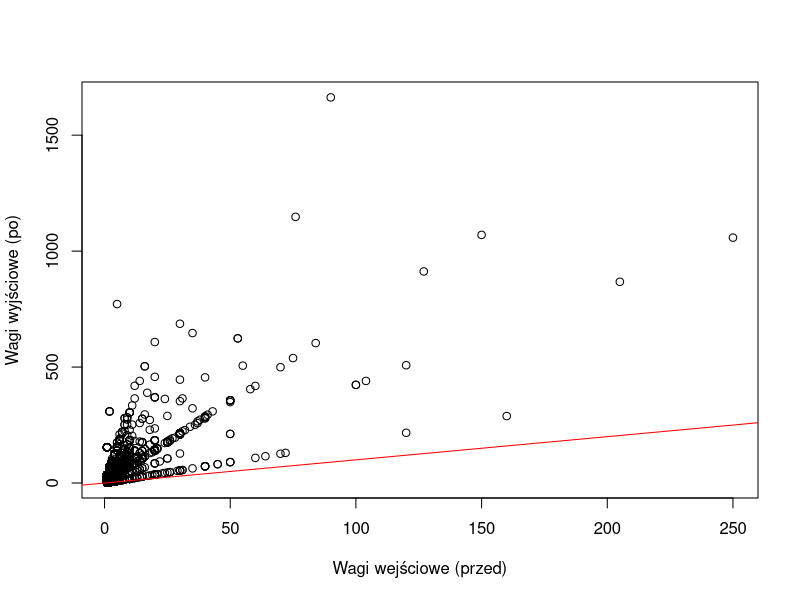
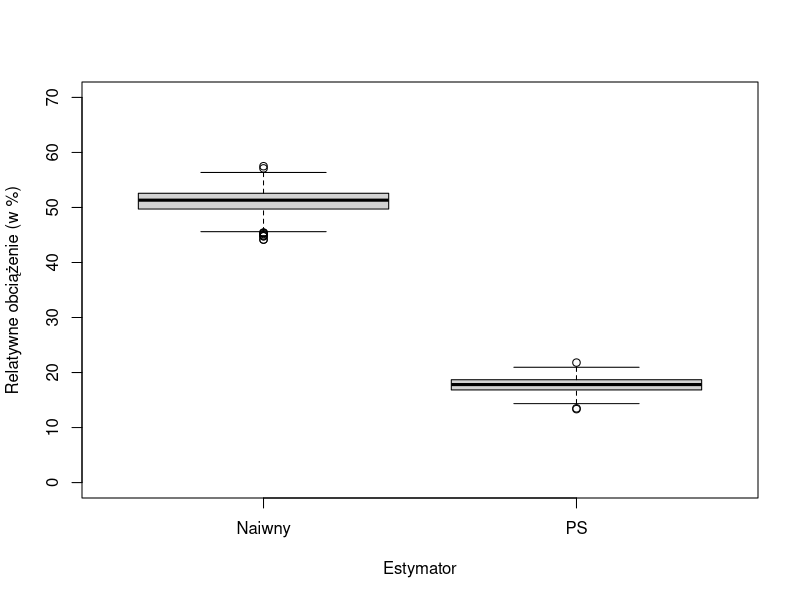

Here is the R script that generated these plots, in order:
## ---- chunk 1
library(tidyverse)
library(knitr)
library(survey)
library(Hmisc) ## wtd.var to calculate weighted variance
## ---- chunk 2
dane <- read_csv("../data/popyt-zajecia-dane.csv")
## ---- chunk 3
kable(head(dane))
## ---- chunk 4
dane |>
  filter(!is.na(id_popyt)) |>
  count(klasa_pr, wt = wolne_miejsca*waga, name = "N") -> pop_data

## ---- chunk 5
kable(pop_data)
## ---- chunk 6
dane |>
  filter(!is.na(id_cbop)) |> 
  group_by(klasa_pr) |>
  summarise(y = weighted.mean(jedna_zmiana, wolne_miejsca_cbop),
            y_var = wtd.var(jedna_zmiana, wolne_miejsca_cbop),
            n = sum(wolne_miejsca_cbop)) -> tab_cbop
## ---- chunk 7
kable(tab_cbop)
## ---- chunk 8
tab_cbop |>
  left_join(pop_data, by = "klasa_pr") |>
  mutate(W_h = N/sum(N))  -> tab_przyklad

## ---- chunk 9
kable(tab_przyklad)
## ---- chunk 10
tab_przyklad |>
  summarise(y_naive = weighted.mean(y, n),
            y_ps = sum(y*W_h),
            y_ps_var = (1/sum(n) - 1/sum(N))*sum(W_h*y_var) + 1/sum(n)^2*sum((1-W_h)*y_var),
            y_ps_sd = sqrt(y_ps_var)) -> wynik
## ---- chunk 11
kable(wynik)
## ---- chunk 12
dane |>
  filter(is.na(id_popyt)) |>
  select(id_jednostki, klasa_pr, sek, woj, zawod_kod2, wolne_miejsca_cbop, jedna_zmiana) |>
  mutate(jedna_zmiana=as.numeric(jedna_zmiana)) -> cbop_df
## ---- chunk 13
kable(head(cbop_df))
## ---- chunk 14
cbop_svy <- svydesign(ids = ~1, 
                      weights = ~ wolne_miejsca_cbop,
                      data = cbop_df)
cbop_svy
## ---- chunk 15
svymean(~jedna_zmiana, cbop_svy)
## ---- chunk 16
pop_totals <- xtabs(wolne_miejsca*waga ~ klasa_pr, data= dane, subset = !is.na(id_popyt))
pop_totals
## ---- chunk 17
cbop_svy_ps <- postStratify(cbop_svy, strata = ~klasa_pr, population = pop_totals)
cbop_svy_ps
## ---- chunk 18
svymean(~jedna_zmiana, cbop_svy_ps)
## ---- chunk 19
pop_totals2 <- xtabs(wolne_miejsca*waga ~ klasa_pr + zawod_kod2, data= dane, subset = !is.na(id_popyt))
pop_totals2
## ---- chunk 20
cbop_svy_ps2 <- postStratify(cbop_svy, strata = ~klasa_pr + zawod_kod2, population = pop_totals2)
cbop_svy_ps2
## ---- chunk 21
svytable( ~klasa_pr + zawod_kod2, cbop_svy_ps2)
## ---- chunk 22
summary(weights(cbop_svy_ps2)/weights(cbop_svy))
## ---- chunk 23
plot(weights(cbop_svy), weights(cbop_svy_ps2), xlab = "Wagi wejściowe (przed)", ylab = "Wagi wyjściowe (po)")
abline(a=0,b=1,col="red")
## ---- chunk 24
svymean(~jedna_zmiana, cbop_svy_ps2)
## ---- chunk 25
set.seed(2023)
N <- 10000
nb <- 1000
X1 <- rbinom(N, 1, 0.7)
X2 <- rbinom(N, 1, 0.9)
Y <- 4.5 - 3.5*X1+0.5*X2 + rnorm(N)
nb_inds <- sample(1:N, size = nb, prob = abs(Y)/sum(abs(Y)))
flag <- 1:N %in% nb_inds
w_star <- N/nb ## dodajemy pseudo-wagę jako relację miedzy N / nb
df <- data.frame(Y,X1,X2,flag,w_star)
head(df)
## ---- chunk 26
pop_X1 <- mean(df$X1)
pop_X2 <- mean(df$X2)
sam_X1 <- mean(df$X1[df$flag == 1])
sam_X2 <- mean(df$X2[df$flag == 1])
c(X1_pop = pop_X1, X2_pop = pop_X2, X1_proba = sam_X1, X2_proba = sam_X2)
## ---- chunk 27
prop.table(xtabs(~X1 + X2, df, subset = flag == T)) - prop.table(xtabs(~X1 + X2, df)) 
## ---- chunk 28
m1 <- lm(Y ~ X1 + X2, data = df, subset = flag == TRUE)
summary(m1)
## ---- chunk 29
anova(m1)
## ---- chunk 30
totale <- xtabs(~X1 + X2, data = df)
dd <- svydesign(ids= ~1, weights = ~w_star, data = subset(df, flag == T))
dd2 <- postStratify(dd, strata= ~X1+X2, population = totale)
c(Y_prawda = mean(Y), Y_bez_ps = svymean(~Y, dd)[1], Y_ps = svymean(~Y, dd2)[1])
## ---- chunk 31
totale <- xtabs(~X1 , data = df)
dd <- svydesign(ids= ~1, weights = ~w_star, data = subset(df, flag == T))
dd2 <- postStratify(dd, strata= ~X1, population = totale)
c(Y_prawda = mean(Y), Y_bez_ps = svymean(~Y, dd)[1], Y_ps = svymean(~Y, dd2)[1])
## ---- chunk 32
totale <- xtabs(~X2 , data = df)
dd <- svydesign(ids= ~1, weights = ~w_star, data = subset(df, flag == T))
dd2 <- postStratify(dd, strata= ~X2, population = totale)
c(Y_prawda = mean(Y), Y_bez_ps = svymean(~Y, dd)[1], Y_ps = svymean(~Y, dd2)[1])
## ---- chunk 33
R <- 500
y_naive <- numeric(R)
y_ps <- numeric(R)
totale <- xtabs(~X1+X2 , data = df)
for (r in 1:500) {
  nb_inds <- sample(1:N, size = nb, prob = abs(Y)/sum(abs(Y)))
  flag <- 1:N %in% nb_inds
  w_star <- N/nb ## dodajemy pseudo-wagę jako relację miedzy N / nb
  df <- data.frame(Y,X1,X2,flag,w_star)
  
  dd <- svydesign(ids= ~1, weights = ~w_star, data = subset(df, flag == T))
  dd2 <- postStratify(dd, strata= ~X1+X2, population = totale)
  
  y_naive[r] <- svymean(~Y, dd)[1]
  y_ps[r] <- svymean(~Y, dd2)[1]
}

boxplot((cbind("Naiwny"=y_naive, "PS"=y_ps) - mean(Y))/mean(Y)*100, 
        xlab = "Estymator", ylab = "Relatywne obciążenie (w %)",
        ylim = c(0, 70))

## ---- chunk 34
oszacowanie <- c(mean(y_naive), mean(y_ps))
obciazenie <- oszacowanie -mean(Y)
wariancja <- c(var(y_naive), var(y_ps))
rmse <- sqrt(obciazenie^2+wariancja)
data.frame(estymator=c("Naiwny", "PS"), oszacowanie, obciazenie, wariancja, rmse)
